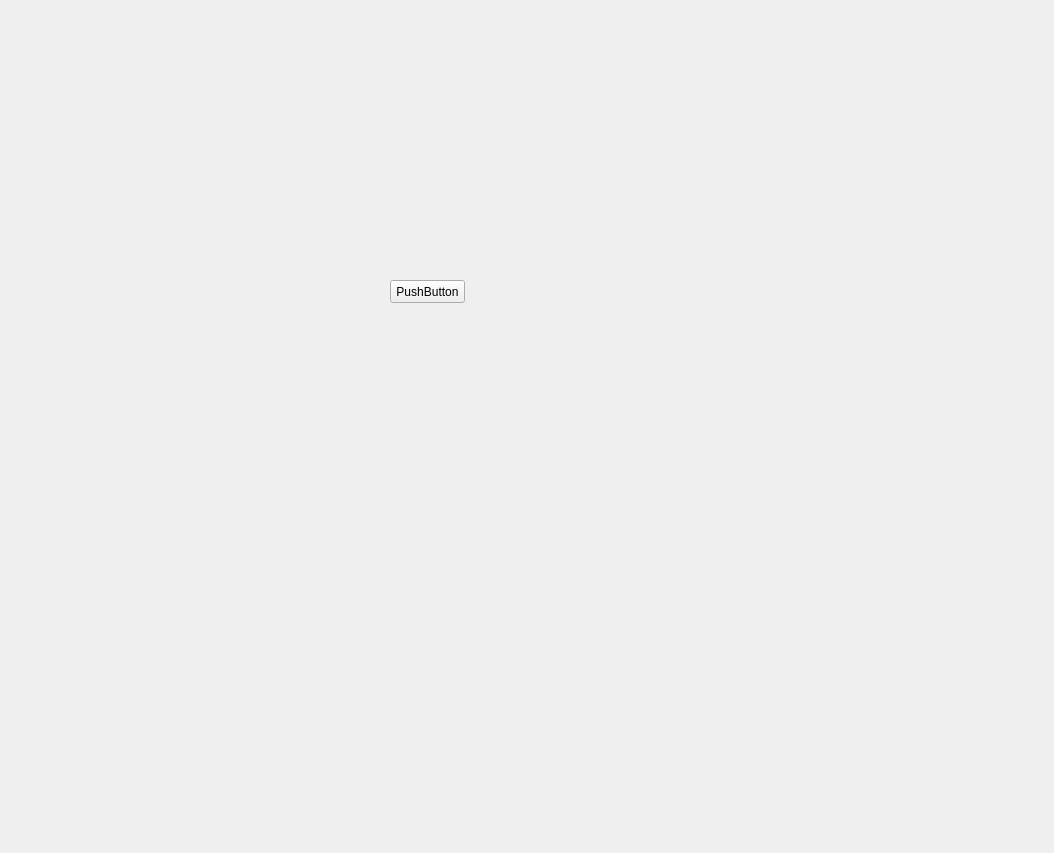
<?xml version="1.0" encoding="UTF-8"?>
<ui version="4.0">
 <class>Form</class>
 <widget class="QWidget" name="Form">
  <property name="geometry">
   <rect>
    <x>0</x>
    <y>0</y>
    <width>1054</width>
    <height>853</height>
   </rect>
  </property>
  <property name="windowTitle">
   <string>Form</string>
  </property>
  <widget class="QPushButton" name="pushButton">
   <property name="geometry">
    <rect>
     <x>390</x>
     <y>280</y>
     <width>75</width>
     <height>23</height>
    </rect>
   </property>
   <property name="text">
    <string>PushButton</string>
   </property>
  </widget>
 </widget>
 <resources/>
 <connections/>
</ui>
